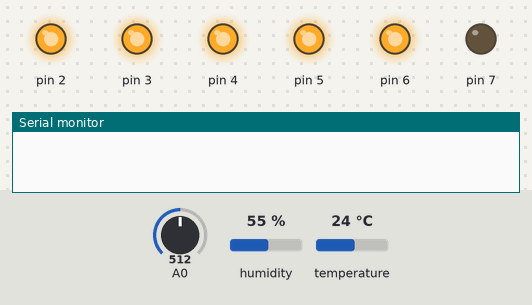
Simulated run of this sketch. Board: Arduino Uno, built with avr-gcc and run on an emulated ATmega328P. Shown: output pins drawn as LEDs (lit = HIGH), the last lines printed to the serial monitor. The inputs (shaded band) are chosen by the test bench; at power-on: A0 = 512, humidity 55 %, temperature 24 °C.

Above: at 1.2 s.
1.3 s: A0 set to 481
5.5 s: A0 set to 460
At 6.0 s:
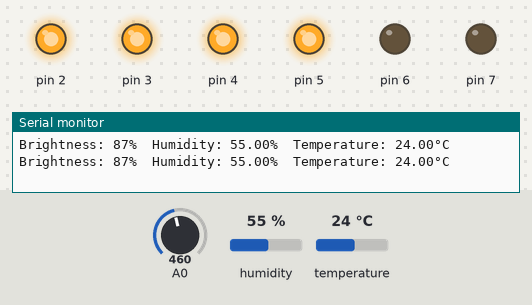
7.0 s: A0 set to 421
8.5 s: A0 set to 402
At 9.5 s:
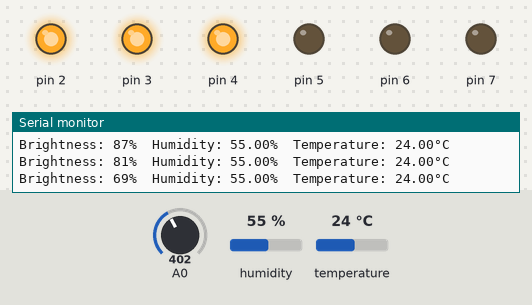
10.0 s: A0 set to 376
11.5 s: A0 set to 344
At 11.8 s:
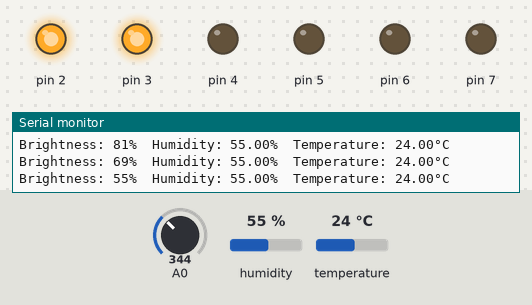
Timing chart, 0 to 14.0 s (numbered marks = the images above; inputs shaded):
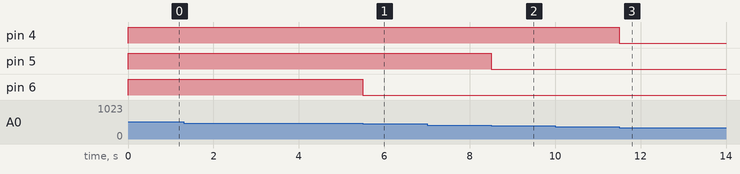

Measured:
- the behaviour switches between 467 and 466 on A0 (found by bisection; images 0 and 1)
- the behaviour switches between 414 and 413 on A0 (found by bisection; images 1 and 2)
- the behaviour switches between 360 and 359 on A0 (found by bisection; images 2 and 3)
- after the input at 5.5 s, pin 6: HIGH → LOW at once
- after the input at 8.5 s, pin 5: HIGH → LOW at once
- after the input at 11.5 s, pin 4: HIGH → LOW at once

The sketch:

Work3.ino
```cpp
// Author: Armmy2530
// Create Time: 15/12/2022 10:35

#include "DHT.h"

#define DHTPIN 13
#define DHTTYPE DHT22   // DHT 22  (AM2302), AM2321

DHT dht(DHTPIN, DHTTYPE);
int current_ms = millis(), pev_ms = 0, delay_ms = 2000;

void setup() {
  Serial.begin(115200);
  DDRD = 0xFF;
  dht.begin();
  display(2);
}

void loop() {
  float temperature = dht.readTemperature();
  float humidity = dht.readHumidity();
  current_ms = millis();

  // Check if any reads failed and exit early (to try again).
  if (isnan(temperature) || isnan(humidity)) {
    Serial.println(F("Failed to read from DHT sensor!"));
    return;
  }
  int value = map(analogRead(A0),200,520,0,100);
  if(value >100){value = 100;}else if(value <0){value = 0;}
  if (current_ms - pev_ms >= delay_ms) {
    Serial.print(F("Brightness: "));
    Serial.print(value);
    Serial.print(F("%  Humidity: "));
    Serial.print(humidity);
    Serial.print(F("%  Temperature: "));
    Serial.print(temperature);
    Serial.println(F("°C "));
    pev_ms = current_ms ;
  }
  display(map(analogRead(A0),200,520,0,6));

  // Wait a few seconds between measurements.
}

void display(int value) {
  if (value == 0) {
    PORTD = 0x00;
  }
  else if (value == 1) {
    PORTD = 0x04;
  }
  else if (value == 2) {
    PORTD = 0x0C;
  }
  else if (value == 3) {
    PORTD = 0x1C;
  }
  else if (value == 4) {
    PORTD = 0x3C;
  }
  else if (value >= 5) {
    PORTD = 0x7C;
  }
}
```
